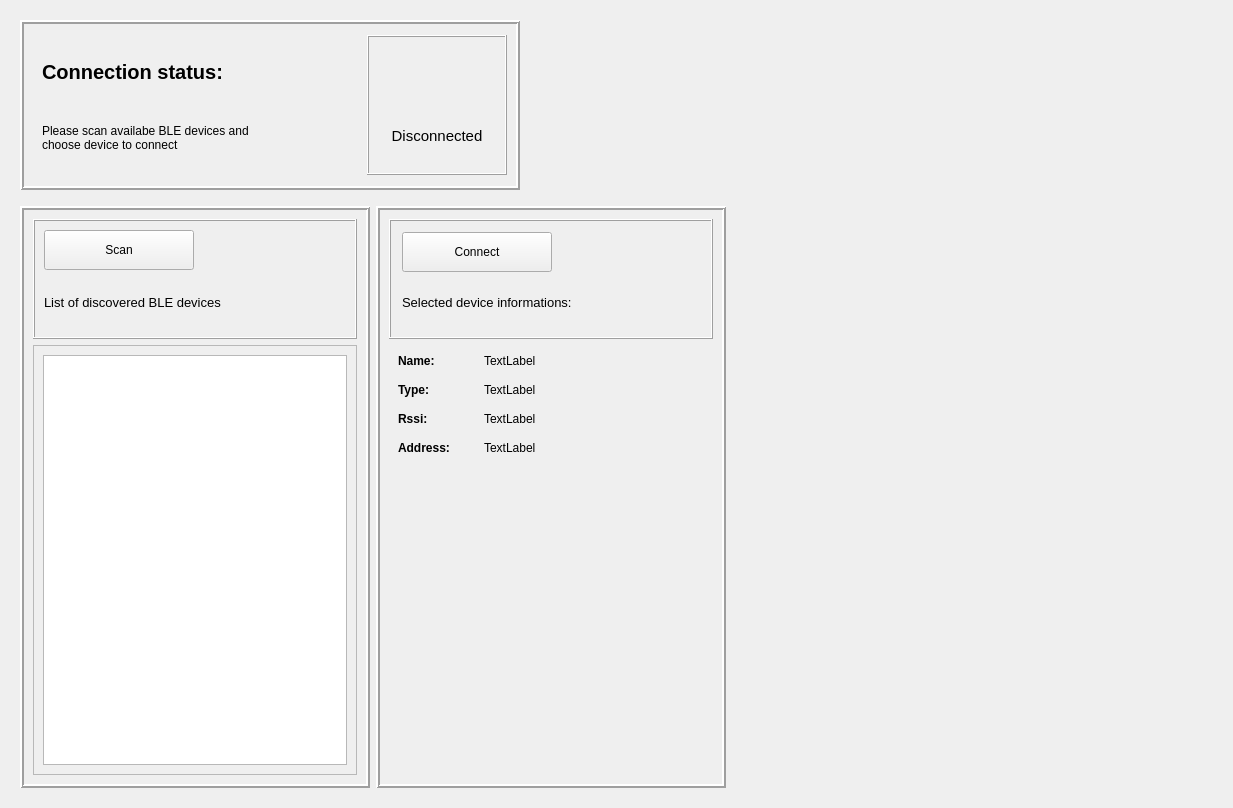
<?xml version="1.0" encoding="UTF-8"?>
<ui version="4.0">
 <class>BLE</class>
 <widget class="QWidget" name="BLE">
  <property name="geometry">
   <rect>
    <x>0</x>
    <y>0</y>
    <width>1233</width>
    <height>808</height>
   </rect>
  </property>
  <property name="windowTitle">
   <string>Form</string>
  </property>
  <layout class="QVBoxLayout" name="verticalLayout_9">
   <item>
    <widget class="QWidget" name="widget" native="true">
     <property name="sizePolicy">
      <sizepolicy hsizetype="Preferred" vsizetype="Fixed">
       <horstretch>0</horstretch>
       <verstretch>150</verstretch>
      </sizepolicy>
     </property>
     <property name="maximumSize">
      <size>
       <width>16777215</width>
       <height>180</height>
      </size>
     </property>
     <layout class="QHBoxLayout" name="horizontalLayout_8">
      <item>
       <widget class="QFrame" name="frame_2">
        <property name="sizePolicy">
         <sizepolicy hsizetype="Fixed" vsizetype="Fixed">
          <horstretch>0</horstretch>
          <verstretch>0</verstretch>
         </sizepolicy>
        </property>
        <property name="minimumSize">
         <size>
          <width>500</width>
          <height>170</height>
         </size>
        </property>
        <property name="maximumSize">
         <size>
          <width>450</width>
          <height>170</height>
         </size>
        </property>
        <property name="frameShape">
         <enum>QFrame::Box</enum>
        </property>
        <property name="frameShadow">
         <enum>QFrame::Raised</enum>
        </property>
        <property name="lineWidth">
         <number>2</number>
        </property>
        <layout class="QHBoxLayout" name="horizontalLayout_3">
         <item>
          <widget class="QWidget" name="widget_5" native="true">
           <property name="maximumSize">
            <size>
             <width>400</width>
             <height>16777215</height>
            </size>
           </property>
           <layout class="QVBoxLayout" name="verticalLayout_6">
            <item>
             <widget class="QLabel" name="label">
              <property name="font">
               <font>
                <pointsize>15</pointsize>
                <weight>75</weight>
                <bold>true</bold>
               </font>
              </property>
              <property name="text">
               <string>Connection status:</string>
              </property>
             </widget>
            </item>
            <item>
             <widget class="QLabel" name="label_ble_info">
              <property name="font">
               <font>
                <pointsize>9</pointsize>
               </font>
              </property>
              <property name="text">
               <string>Please scan availabe BLE devices and 
choose device to connect</string>
              </property>
             </widget>
            </item>
           </layout>
          </widget>
         </item>
         <item>
          <spacer name="horizontalSpacer_4">
           <property name="orientation">
            <enum>Qt::Horizontal</enum>
           </property>
           <property name="sizeType">
            <enum>QSizePolicy::Expanding</enum>
           </property>
           <property name="sizeHint" stdset="0">
            <size>
             <width>47</width>
             <height>20</height>
            </size>
           </property>
          </spacer>
         </item>
         <item>
          <widget class="QFrame" name="frame_5">
           <property name="minimumSize">
            <size>
             <width>140</width>
             <height>140</height>
            </size>
           </property>
           <property name="maximumSize">
            <size>
             <width>120</width>
             <height>140</height>
            </size>
           </property>
           <property name="frameShape">
            <enum>QFrame::Box</enum>
           </property>
           <property name="frameShadow">
            <enum>QFrame::Raised</enum>
           </property>
           <property name="lineWidth">
            <number>1</number>
           </property>
           <layout class="QVBoxLayout" name="verticalLayout_5">
            <item>
             <layout class="QHBoxLayout" name="horizontalLayout_4">
              <item>
               <spacer name="horizontalSpacer_7">
                <property name="orientation">
                 <enum>Qt::Horizontal</enum>
                </property>
                <property name="sizeHint" stdset="0">
                 <size>
                  <width>40</width>
                  <height>20</height>
                 </size>
                </property>
               </spacer>
              </item>
              <item>
               <widget class="QLabel" name="label_2">
                <property name="maximumSize">
                 <size>
                  <width>80</width>
                  <height>80</height>
                 </size>
                </property>
                <property name="text">
                 <string/>
                </property>
                <property name="pixmap">
                 <pixmap resource="../../images/resources.qrc">:/icons/icons/ble_off.png</pixmap>
                </property>
                <property name="scaledContents">
                 <bool>true</bool>
                </property>
                <property name="alignment">
                 <set>Qt::AlignCenter</set>
                </property>
               </widget>
              </item>
              <item>
               <spacer name="horizontalSpacer_6">
                <property name="orientation">
                 <enum>Qt::Horizontal</enum>
                </property>
                <property name="sizeHint" stdset="0">
                 <size>
                  <width>40</width>
                  <height>20</height>
                 </size>
                </property>
               </spacer>
              </item>
             </layout>
            </item>
            <item>
             <widget class="QLabel" name="label_conn_status">
              <property name="font">
               <font>
                <pointsize>11</pointsize>
               </font>
              </property>
              <property name="text">
               <string>Disconnected</string>
              </property>
              <property name="alignment">
               <set>Qt::AlignCenter</set>
              </property>
             </widget>
            </item>
           </layout>
          </widget>
         </item>
        </layout>
       </widget>
      </item>
      <item>
       <spacer name="horizontalSpacer_10">
        <property name="orientation">
         <enum>Qt::Horizontal</enum>
        </property>
        <property name="sizeHint" stdset="0">
         <size>
          <width>494</width>
          <height>20</height>
         </size>
        </property>
       </spacer>
      </item>
     </layout>
    </widget>
   </item>
   <item>
    <widget class="QWidget" name="widget_2" native="true">
     <layout class="QHBoxLayout" name="horizontalLayout_7">
      <item>
       <widget class="QFrame" name="frame">
        <property name="minimumSize">
         <size>
          <width>350</width>
          <height>400</height>
         </size>
        </property>
        <property name="maximumSize">
         <size>
          <width>350</width>
          <height>16777215</height>
         </size>
        </property>
        <property name="frameShape">
         <enum>QFrame::Box</enum>
        </property>
        <property name="frameShadow">
         <enum>QFrame::Raised</enum>
        </property>
        <property name="lineWidth">
         <number>2</number>
        </property>
        <layout class="QVBoxLayout" name="verticalLayout_10">
         <item>
          <widget class="QFrame" name="frame_3">
           <property name="minimumSize">
            <size>
             <width>0</width>
             <height>120</height>
            </size>
           </property>
           <property name="frameShape">
            <enum>QFrame::Box</enum>
           </property>
           <property name="frameShadow">
            <enum>QFrame::Raised</enum>
           </property>
           <layout class="QVBoxLayout" name="verticalLayout_2">
            <item>
             <layout class="QHBoxLayout" name="horizontalLayout_2">
              <item>
               <widget class="QPushButton" name="btn_scan">
                <property name="minimumSize">
                 <size>
                  <width>150</width>
                  <height>40</height>
                 </size>
                </property>
                <property name="text">
                 <string>Scan</string>
                </property>
               </widget>
              </item>
              <item>
               <spacer name="horizontalSpacer">
                <property name="orientation">
                 <enum>Qt::Horizontal</enum>
                </property>
                <property name="sizeHint" stdset="0">
                 <size>
                  <width>98</width>
                  <height>37</height>
                 </size>
                </property>
               </spacer>
              </item>
             </layout>
            </item>
            <item>
             <widget class="QLabel" name="label_9">
              <property name="font">
               <font>
                <pointsize>10</pointsize>
               </font>
              </property>
              <property name="text">
               <string>List of discovered BLE devices</string>
              </property>
             </widget>
            </item>
           </layout>
          </widget>
         </item>
         <item>
          <widget class="QFrame" name="frame_4">
           <property name="frameShape">
            <enum>QFrame::StyledPanel</enum>
           </property>
           <property name="frameShadow">
            <enum>QFrame::Raised</enum>
           </property>
           <layout class="QGridLayout" name="gridLayout_2">
            <item row="0" column="1">
             <widget class="QListWidget" name="listWidget"/>
            </item>
           </layout>
          </widget>
         </item>
        </layout>
       </widget>
      </item>
      <item>
       <widget class="QFrame" name="frame_7">
        <property name="minimumSize">
         <size>
          <width>350</width>
          <height>400</height>
         </size>
        </property>
        <property name="maximumSize">
         <size>
          <width>350</width>
          <height>16777215</height>
         </size>
        </property>
        <property name="frameShape">
         <enum>QFrame::Box</enum>
        </property>
        <property name="frameShadow">
         <enum>QFrame::Raised</enum>
        </property>
        <property name="lineWidth">
         <number>2</number>
        </property>
        <property name="midLineWidth">
         <number>0</number>
        </property>
        <layout class="QVBoxLayout" name="verticalLayout_7">
         <item>
          <widget class="QFrame" name="frame_8">
           <property name="minimumSize">
            <size>
             <width>0</width>
             <height>120</height>
            </size>
           </property>
           <property name="maximumSize">
            <size>
             <width>16777215</width>
             <height>120</height>
            </size>
           </property>
           <property name="frameShape">
            <enum>QFrame::Box</enum>
           </property>
           <property name="frameShadow">
            <enum>QFrame::Raised</enum>
           </property>
           <layout class="QVBoxLayout" name="verticalLayout_11">
            <property name="leftMargin">
             <number>11</number>
            </property>
            <property name="topMargin">
             <number>11</number>
            </property>
            <property name="rightMargin">
             <number>11</number>
            </property>
            <property name="bottomMargin">
             <number>11</number>
            </property>
            <item>
             <widget class="QStackedWidget" name="stackedWidget">
              <property name="maximumSize">
               <size>
                <width>16777215</width>
                <height>16777215</height>
               </size>
              </property>
              <property name="currentIndex">
               <number>0</number>
              </property>
              <widget class="QWidget" name="page">
               <layout class="QVBoxLayout" name="verticalLayout_3">
                <property name="spacing">
                 <number>7</number>
                </property>
                <property name="leftMargin">
                 <number>0</number>
                </property>
                <property name="topMargin">
                 <number>0</number>
                </property>
                <property name="rightMargin">
                 <number>0</number>
                </property>
                <property name="bottomMargin">
                 <number>0</number>
                </property>
                <item>
                 <layout class="QHBoxLayout" name="horizontalLayout_6">
                  <item>
                   <widget class="QPushButton" name="btn_connect">
                    <property name="minimumSize">
                     <size>
                      <width>150</width>
                      <height>40</height>
                     </size>
                    </property>
                    <property name="text">
                     <string>Connect</string>
                    </property>
                   </widget>
                  </item>
                  <item>
                   <spacer name="horizontalSpacer_8">
                    <property name="orientation">
                     <enum>Qt::Horizontal</enum>
                    </property>
                    <property name="sizeHint" stdset="0">
                     <size>
                      <width>40</width>
                      <height>20</height>
                     </size>
                    </property>
                   </spacer>
                  </item>
                 </layout>
                </item>
                <item>
                 <widget class="QLabel" name="label_3">
                  <property name="font">
                   <font>
                    <pointsize>10</pointsize>
                   </font>
                  </property>
                  <property name="text">
                   <string>Selected device informations:</string>
                  </property>
                 </widget>
                </item>
               </layout>
              </widget>
              <widget class="QWidget" name="page_2">
               <layout class="QVBoxLayout" name="verticalLayout">
                <property name="leftMargin">
                 <number>0</number>
                </property>
                <property name="topMargin">
                 <number>0</number>
                </property>
                <property name="rightMargin">
                 <number>0</number>
                </property>
                <property name="bottomMargin">
                 <number>0</number>
                </property>
                <item>
                 <layout class="QHBoxLayout" name="horizontalLayout">
                  <item>
                   <widget class="QPushButton" name="btn_disconnect">
                    <property name="minimumSize">
                     <size>
                      <width>150</width>
                      <height>40</height>
                     </size>
                    </property>
                    <property name="text">
                     <string>Disconnect</string>
                    </property>
                   </widget>
                  </item>
                  <item>
                   <spacer name="horizontalSpacer_9">
                    <property name="orientation">
                     <enum>Qt::Horizontal</enum>
                    </property>
                    <property name="sizeHint" stdset="0">
                     <size>
                      <width>40</width>
                      <height>20</height>
                     </size>
                    </property>
                   </spacer>
                  </item>
                 </layout>
                </item>
                <item>
                 <widget class="QLabel" name="label_4">
                  <property name="font">
                   <font>
                    <pointsize>10</pointsize>
                    <italic>false</italic>
                    <underline>false</underline>
                    <strikeout>false</strikeout>
                   </font>
                  </property>
                  <property name="text">
                   <string>Connected device informations:</string>
                  </property>
                 </widget>
                </item>
               </layout>
              </widget>
             </widget>
            </item>
           </layout>
          </widget>
         </item>
         <item>
          <layout class="QHBoxLayout" name="horizontalLayout_5">
           <item>
            <widget class="QWidget" name="widget_3" native="true">
             <property name="minimumSize">
              <size>
               <width>80</width>
               <height>0</height>
              </size>
             </property>
             <property name="font">
              <font>
               <weight>75</weight>
               <bold>true</bold>
              </font>
             </property>
             <layout class="QVBoxLayout" name="verticalLayout_4">
              <property name="spacing">
               <number>15</number>
              </property>
              <item>
               <widget class="QLabel" name="label_5">
                <property name="font">
                 <font>
                  <pointsize>9</pointsize>
                  <weight>75</weight>
                  <bold>true</bold>
                 </font>
                </property>
                <property name="text">
                 <string>Name:</string>
                </property>
               </widget>
              </item>
              <item>
               <widget class="QLabel" name="label_6">
                <property name="font">
                 <font>
                  <pointsize>9</pointsize>
                  <weight>75</weight>
                  <bold>true</bold>
                 </font>
                </property>
                <property name="text">
                 <string>Type:</string>
                </property>
               </widget>
              </item>
              <item>
               <widget class="QLabel" name="label_7">
                <property name="font">
                 <font>
                  <pointsize>9</pointsize>
                  <weight>75</weight>
                  <bold>true</bold>
                 </font>
                </property>
                <property name="text">
                 <string>Rssi:</string>
                </property>
               </widget>
              </item>
              <item>
               <widget class="QLabel" name="label_8">
                <property name="font">
                 <font>
                  <pointsize>9</pointsize>
                 </font>
                </property>
                <property name="text">
                 <string>Address:</string>
                </property>
               </widget>
              </item>
              <item>
               <spacer name="verticalSpacer">
                <property name="orientation">
                 <enum>Qt::Vertical</enum>
                </property>
                <property name="sizeHint" stdset="0">
                 <size>
                  <width>20</width>
                  <height>187</height>
                 </size>
                </property>
               </spacer>
              </item>
             </layout>
            </widget>
           </item>
           <item>
            <widget class="QWidget" name="widget_4" native="true">
             <layout class="QVBoxLayout" name="verticalLayout_8">
              <property name="spacing">
               <number>15</number>
              </property>
              <item>
               <widget class="QLabel" name="label_inf_name">
                <property name="font">
                 <font>
                  <pointsize>9</pointsize>
                 </font>
                </property>
                <property name="text">
                 <string>TextLabel</string>
                </property>
               </widget>
              </item>
              <item>
               <widget class="QLabel" name="label_inf_type">
                <property name="font">
                 <font>
                  <pointsize>9</pointsize>
                 </font>
                </property>
                <property name="text">
                 <string>TextLabel</string>
                </property>
               </widget>
              </item>
              <item>
               <widget class="QLabel" name="label_inf_rssi">
                <property name="font">
                 <font>
                  <pointsize>9</pointsize>
                 </font>
                </property>
                <property name="text">
                 <string>TextLabel</string>
                </property>
               </widget>
              </item>
              <item>
               <widget class="QLabel" name="label_inf_address">
                <property name="font">
                 <font>
                  <pointsize>9</pointsize>
                 </font>
                </property>
                <property name="text">
                 <string>TextLabel</string>
                </property>
               </widget>
              </item>
              <item>
               <spacer name="verticalSpacer_2">
                <property name="orientation">
                 <enum>Qt::Vertical</enum>
                </property>
                <property name="sizeHint" stdset="0">
                 <size>
                  <width>20</width>
                  <height>187</height>
                 </size>
                </property>
               </spacer>
              </item>
             </layout>
            </widget>
           </item>
           <item>
            <spacer name="horizontalSpacer_2">
             <property name="orientation">
              <enum>Qt::Horizontal</enum>
             </property>
             <property name="sizeHint" stdset="0">
              <size>
               <width>40</width>
               <height>20</height>
              </size>
             </property>
            </spacer>
           </item>
          </layout>
         </item>
        </layout>
       </widget>
      </item>
      <item>
       <widget class="QWidget" name="widget_6" native="true"/>
      </item>
      <item>
       <spacer name="horizontalSpacer_3">
        <property name="orientation">
         <enum>Qt::Horizontal</enum>
        </property>
        <property name="sizeHint" stdset="0">
         <size>
          <width>232</width>
          <height>20</height>
         </size>
        </property>
       </spacer>
      </item>
     </layout>
    </widget>
   </item>
  </layout>
 </widget>
 <resources>
  <include location="../../images/resources.qrc"/>
 </resources>
 <connections/>
</ui>
